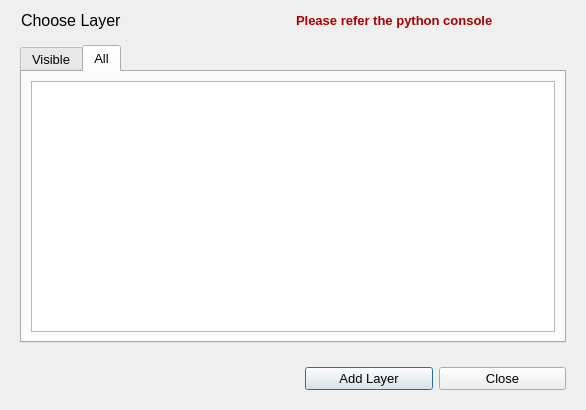
<?xml version="1.0" encoding="UTF-8"?>
<ui version="4.0">
 <class>Dialog</class>
 <widget class="QDialog" name="Dialog">
  <property name="geometry">
   <rect>
    <x>0</x>
    <y>0</y>
    <width>586</width>
    <height>410</height>
   </rect>
  </property>
  <property name="windowTitle">
   <string>FlyFotosDK</string>
  </property>
  <layout class="QGridLayout" name="gridLayout_4">
   <item row="2" column="0" colspan="2">
    <widget class="QFrame" name="frameBackground">
     <property name="frameShape">
      <enum>QFrame::NoFrame</enum>
     </property>
     <property name="frameShadow">
      <enum>QFrame::Plain</enum>
     </property>
     <layout class="QVBoxLayout" name="verticalLayout_2">
      <item>
       <widget class="QTabWidget" name="tabWidget">
        <property name="font">
         <font>
          <family>Arial</family>
          <pointsize>10</pointsize>
         </font>
        </property>
        <property name="tabPosition">
         <enum>QTabWidget::North</enum>
        </property>
        <property name="tabShape">
         <enum>QTabWidget::Rounded</enum>
        </property>
        <property name="currentIndex">
         <number>1</number>
        </property>
        <widget class="QWidget" name="tabSynlige">
         <attribute name="title">
          <string>Visible</string>
         </attribute>
         <layout class="QGridLayout" name="gridLayout">
          <item row="0" column="0">
           <widget class="QTableWidget" name="tableWidgetSynlige">
            <property name="minimumSize">
             <size>
              <width>0</width>
              <height>0</height>
             </size>
            </property>
            <property name="sizeIncrement">
             <size>
              <width>0</width>
              <height>0</height>
             </size>
            </property>
            <property name="font">
             <font>
              <family>Arial</family>
              <stylestrategy>PreferDefault</stylestrategy>
             </font>
            </property>
            <property name="contextMenuPolicy">
             <enum>Qt::DefaultContextMenu</enum>
            </property>
            <property name="toolTipDuration">
             <number>-1</number>
            </property>
            <property name="whatsThis">
             <string/>
            </property>
            <property name="layoutDirection">
             <enum>Qt::LeftToRight</enum>
            </property>
            <property name="autoFillBackground">
             <bool>false</bool>
            </property>
            <property name="styleSheet">
             <string notr="true">selection-background-color: rgb(0, 170, 255);</string>
            </property>
            <property name="verticalScrollBarPolicy">
             <enum>Qt::ScrollBarAsNeeded</enum>
            </property>
            <property name="horizontalScrollBarPolicy">
             <enum>Qt::ScrollBarAsNeeded</enum>
            </property>
            <property name="sizeAdjustPolicy">
             <enum>QAbstractScrollArea::AdjustToContents</enum>
            </property>
            <property name="autoScroll">
             <bool>true</bool>
            </property>
            <property name="editTriggers">
             <set>QAbstractItemView::NoEditTriggers</set>
            </property>
            <property name="dragDropOverwriteMode">
             <bool>false</bool>
            </property>
            <property name="alternatingRowColors">
             <bool>false</bool>
            </property>
            <property name="selectionMode">
             <enum>QAbstractItemView::SingleSelection</enum>
            </property>
            <property name="selectionBehavior">
             <enum>QAbstractItemView::SelectRows</enum>
            </property>
            <property name="verticalScrollMode">
             <enum>QAbstractItemView::ScrollPerItem</enum>
            </property>
            <property name="showGrid">
             <bool>true</bool>
            </property>
            <property name="sortingEnabled">
             <bool>true</bool>
            </property>
            <attribute name="horizontalHeaderCascadingSectionResizes">
             <bool>true</bool>
            </attribute>
            <attribute name="horizontalHeaderDefaultSectionSize">
             <number>0</number>
            </attribute>
            <attribute name="horizontalHeaderMinimumSectionSize">
             <number>0</number>
            </attribute>
            <attribute name="horizontalHeaderStretchLastSection">
             <bool>false</bool>
            </attribute>
            <attribute name="verticalHeaderVisible">
             <bool>false</bool>
            </attribute>
            <attribute name="verticalHeaderCascadingSectionResizes">
             <bool>false</bool>
            </attribute>
            <attribute name="verticalHeaderDefaultSectionSize">
             <number>30</number>
            </attribute>
            <attribute name="verticalHeaderHighlightSections">
             <bool>false</bool>
            </attribute>
            <attribute name="verticalHeaderMinimumSectionSize">
             <number>24</number>
            </attribute>
            <attribute name="verticalHeaderShowSortIndicator" stdset="0">
             <bool>false</bool>
            </attribute>
            <attribute name="verticalHeaderStretchLastSection">
             <bool>false</bool>
            </attribute>
           </widget>
          </item>
         </layout>
        </widget>
        <widget class="QWidget" name="tabAlle">
         <property name="toolTipDuration">
          <number>-1</number>
         </property>
         <attribute name="title">
          <string>All</string>
         </attribute>
         <layout class="QGridLayout" name="gridLayout_3" rowstretch="0">
          <property name="sizeConstraint">
           <enum>QLayout::SetMaximumSize</enum>
          </property>
          <property name="verticalSpacing">
           <number>6</number>
          </property>
          <item row="0" column="0">
           <widget class="QTableWidget" name="tableWidgetAlle">
            <property name="minimumSize">
             <size>
              <width>0</width>
              <height>0</height>
             </size>
            </property>
            <property name="sizeIncrement">
             <size>
              <width>0</width>
              <height>0</height>
             </size>
            </property>
            <property name="font">
             <font>
              <family>Arial</family>
              <stylestrategy>PreferDefault</stylestrategy>
             </font>
            </property>
            <property name="focusPolicy">
             <enum>Qt::StrongFocus</enum>
            </property>
            <property name="contextMenuPolicy">
             <enum>Qt::DefaultContextMenu</enum>
            </property>
            <property name="toolTipDuration">
             <number>-1</number>
            </property>
            <property name="whatsThis">
             <string/>
            </property>
            <property name="layoutDirection">
             <enum>Qt::LeftToRight</enum>
            </property>
            <property name="autoFillBackground">
             <bool>false</bool>
            </property>
            <property name="styleSheet">
             <string notr="true">selection-background-color: rgb(0, 170, 255);</string>
            </property>
            <property name="verticalScrollBarPolicy">
             <enum>Qt::ScrollBarAsNeeded</enum>
            </property>
            <property name="horizontalScrollBarPolicy">
             <enum>Qt::ScrollBarAsNeeded</enum>
            </property>
            <property name="sizeAdjustPolicy">
             <enum>QAbstractScrollArea::AdjustToContents</enum>
            </property>
            <property name="autoScroll">
             <bool>true</bool>
            </property>
            <property name="editTriggers">
             <set>QAbstractItemView::NoEditTriggers</set>
            </property>
            <property name="dragDropOverwriteMode">
             <bool>false</bool>
            </property>
            <property name="alternatingRowColors">
             <bool>false</bool>
            </property>
            <property name="selectionMode">
             <enum>QAbstractItemView::SingleSelection</enum>
            </property>
            <property name="selectionBehavior">
             <enum>QAbstractItemView::SelectRows</enum>
            </property>
            <property name="verticalScrollMode">
             <enum>QAbstractItemView::ScrollPerItem</enum>
            </property>
            <property name="showGrid">
             <bool>true</bool>
            </property>
            <property name="sortingEnabled">
             <bool>true</bool>
            </property>
            <attribute name="horizontalHeaderCascadingSectionResizes">
             <bool>true</bool>
            </attribute>
            <attribute name="horizontalHeaderDefaultSectionSize">
             <number>0</number>
            </attribute>
            <attribute name="horizontalHeaderMinimumSectionSize">
             <number>0</number>
            </attribute>
            <attribute name="horizontalHeaderStretchLastSection">
             <bool>false</bool>
            </attribute>
            <attribute name="verticalHeaderVisible">
             <bool>false</bool>
            </attribute>
            <attribute name="verticalHeaderCascadingSectionResizes">
             <bool>false</bool>
            </attribute>
            <attribute name="verticalHeaderDefaultSectionSize">
             <number>30</number>
            </attribute>
            <attribute name="verticalHeaderHighlightSections">
             <bool>false</bool>
            </attribute>
            <attribute name="verticalHeaderMinimumSectionSize">
             <number>24</number>
            </attribute>
            <attribute name="verticalHeaderShowSortIndicator" stdset="0">
             <bool>false</bool>
            </attribute>
            <attribute name="verticalHeaderStretchLastSection">
             <bool>false</bool>
            </attribute>
           </widget>
          </item>
         </layout>
        </widget>
       </widget>
      </item>
     </layout>
    </widget>
   </item>
   <item row="3" column="1">
    <widget class="QFrame" name="frameButton">
     <property name="styleSheet">
      <string notr="true"/>
     </property>
     <property name="frameShape">
      <enum>QFrame::NoFrame</enum>
     </property>
     <property name="frameShadow">
      <enum>QFrame::Raised</enum>
     </property>
     <layout class="QGridLayout" name="gridLayout_2">
      <item row="0" column="0">
       <widget class="QPushButton" name="pushButtonAddLayer">
        <property name="enabled">
         <bool>true</bool>
        </property>
        <property name="font">
         <font>
          <family>Arial</family>
          <pointsize>10</pointsize>
          <stylestrategy>PreferDefault</stylestrategy>
          <kerning>true</kerning>
         </font>
        </property>
        <property name="mouseTracking">
         <bool>false</bool>
        </property>
        <property name="text">
         <string>Add Layer</string>
        </property>
        <property name="checkable">
         <bool>false</bool>
        </property>
        <property name="checked">
         <bool>false</bool>
        </property>
        <property name="default">
         <bool>false</bool>
        </property>
        <property name="flat">
         <bool>false</bool>
        </property>
       </widget>
      </item>
      <item row="0" column="1">
       <widget class="QPushButton" name="pushButtonClose">
        <property name="font">
         <font>
          <family>Arial</family>
          <pointsize>10</pointsize>
         </font>
        </property>
        <property name="text">
         <string>Close</string>
        </property>
       </widget>
      </item>
     </layout>
    </widget>
   </item>
   <item row="0" column="0">
    <widget class="QLabel" name="labelFlyfotosTitle">
     <property name="font">
      <font>
       <family>Arial</family>
       <pointsize>12</pointsize>
      </font>
     </property>
     <property name="layoutDirection">
      <enum>Qt::LeftToRight</enum>
     </property>
     <property name="styleSheet">
      <string notr="true"/>
     </property>
     <property name="text">
      <string>Choose Layer</string>
     </property>
     <property name="textFormat">
      <enum>Qt::PlainText</enum>
     </property>
     <property name="margin">
      <number>4</number>
     </property>
     <property name="indent">
      <number>10</number>
     </property>
    </widget>
   </item>
   <item row="0" column="1">
    <widget class="QLabel" name="labelErrorMessage">
     <property name="font">
      <font>
       <family>Arial</family>
       <pointsize>10</pointsize>
       <weight>75</weight>
       <bold>true</bold>
      </font>
     </property>
     <property name="styleSheet">
      <string notr="true">color:rgb(170, 0, 0);</string>
     </property>
     <property name="text">
      <string>Please refer the python console</string>
     </property>
    </widget>
   </item>
  </layout>
 </widget>
 <resources/>
 <connections/>
</ui>
